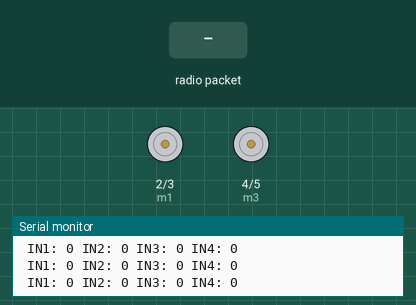
Recording of a sketch running on a simulated Arduino Uno, built with avr-gcc and run on an emulated ATmega328P. On the bench: motor-driver pin pairs drawn as motors (green arrow = first pin HIGH = forward, orange = second pin HIGH = backward, longer = more drive, scaled by the enable pin), the last lines printed to the serial monitor. Inputs (shaded band) come from the test bench. No radio packets arrive unless stated.

Above: at 1.2 s.
1.3 s: radio packet "f" arrives
At 2.2 s:
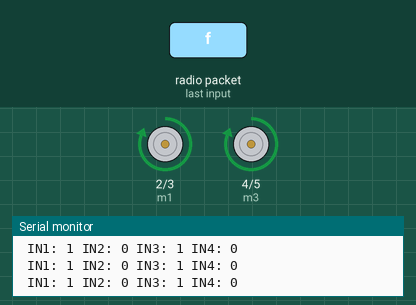
2.8 s: radio packet "b" arrives
At 4.0 s:
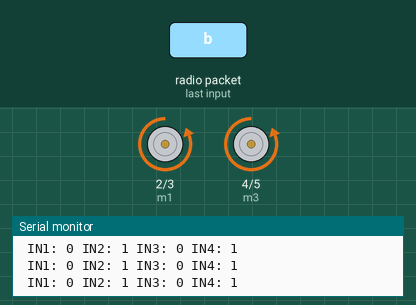
4.3 s: radio packet "r" arrives
At 4.9 s:
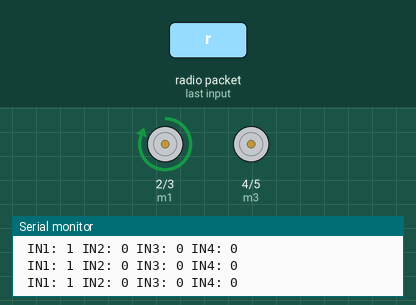
5.8 s: radio packet "l" arrives
At 6.6 s:
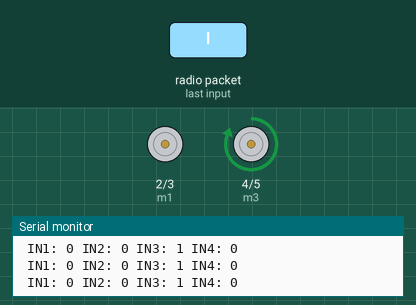
7.3 s: radio packet "s" arrives
At 8.5 s:
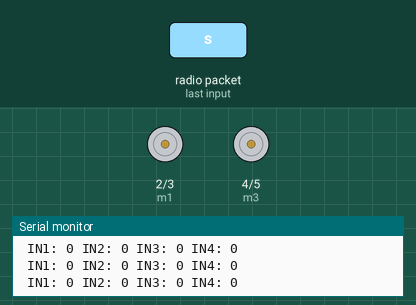
Timing chart, 0 to 9.8 s (numbered marks = the images above; inputs shaded):
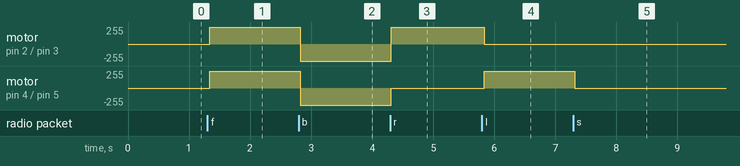

The sketch:

Hand_Gesture_RX.ino
```cpp
#include <RH_ASK.h>
#include <SPI.h> // SPI is required for RadioHead, even if not used

#define ENA 9   // Enable pin for motor A (PWM)
#define ENB 10  // Enable pin for motor B (PWM)
#define m1 2    // IN1
#define m2 3    // IN2
#define m3 4    // IN3
#define m4 5    // IN4

// Create an instance of the RadioHead ASK (Amplitude Shift Keying) object
RH_ASK driver;

void setup()
{
    // Initialize the RadioHead driver
    if (!driver.init()) {
        Serial.println("RadioHead init failed");
    }

    // Set motor control pins as output
    pinMode(m1, OUTPUT);
    pinMode(m2, OUTPUT);
    pinMode(m3, OUTPUT);
    pinMode(m4, OUTPUT);
    pinMode(ENA, OUTPUT);
    pinMode(ENB, OUTPUT);

    Serial.begin(9600);
    Serial.println("Receiver Ready!");

    // Enable motors (Full speed)
    digitalWrite(ENA, HIGH);
    digitalWrite(ENB, HIGH);
}

void loop()
{
    Serial.print(" IN1: "); Serial.print(digitalRead(2)); // Replace 5 with your actual IN1 pin
    Serial.print(" IN2: "); Serial.print(digitalRead(3)); // Replace 6 with your actual IN2 pin
    Serial.print(" IN3: "); Serial.print(digitalRead(4)); // Replace 7 with your actual IN3 pin
    Serial.print(" IN4: "); Serial.println(digitalRead(5)); // Replace 8 with your actual IN4 pin
    // Buffer to store the received message
    uint8_t buf[RH_ASK_MAX_MESSAGE_LEN];
    uint8_t buflen = sizeof(buf);

    // Check if a message is received
    if (driver.recv(buf, &buflen))
    {
        // Null-terminate the received message
        buf[buflen] = '\0';

        // Print the received message for debugging
        Serial.print("Received: ");
        Serial.println((char*)buf);

        // Control motors based on the received message
        if (buf[0] == 'f') // Forward
        {
            digitalWrite(ENA, HIGH);  // Enable motor A
            digitalWrite(ENB, HIGH);  // Enable motor B
            digitalWrite(m1, HIGH);
            digitalWrite(m2, LOW);
            digitalWrite(m3, HIGH);
            digitalWrite(m4, LOW);
            Serial.println("Forward");
        }
        else if (buf[0] == 'b') // Backward
        {
            digitalWrite(ENA, HIGH);
            digitalWrite(ENB, HIGH);
            digitalWrite(m1, LOW);
            digitalWrite(m2, HIGH);
            digitalWrite(m3, LOW);
            digitalWrite(m4, HIGH);
            Serial.println("Backward");
        }
        else if (buf[0] == 'r') // Right
        {
            digitalWrite(ENA, HIGH);
            digitalWrite(ENB, HIGH);
            digitalWrite(m1, HIGH);
            digitalWrite(m2, LOW);
            digitalWrite(m3, LOW);
            digitalWrite(m4, LOW);
            Serial.println("Right");
        }
        else if (buf[0] == 'l') // Left
        {
            digitalWrite(ENA, HIGH);
            digitalWrite(ENB, HIGH);
            digitalWrite(m1, LOW);
            digitalWrite(m2, LOW);
            digitalWrite(m3, HIGH);
            digitalWrite(m4, LOW);
            Serial.println("Left");
        }
        else if (buf[0] == 's') // Stop
        {
            digitalWrite(ENA, LOW); // Disable motors
            digitalWrite(ENB, LOW);
            digitalWrite(m1, LOW);
            digitalWrite(m2, LOW);
            digitalWrite(m3, LOW);
            digitalWrite(m4, LOW);
            Serial.println("Stop");
        }
    }
}
```

Measured:
- after the input at 1.3 s, motor on pin 2 (m1) / pin 3 (m2), motor on pin 4 (m3) / pin 5 (m4): stopped → forward 255/255 at once
- after the input at 2.8 s, motor on pin 2 (m1) / pin 3 (m2), motor on pin 4 (m3) / pin 5 (m4): forward 255/255 → backward 255/255 at once
- after the input at 4.3 s, motor on pin 2 (m1) / pin 3 (m2): backward 255/255 → forward 255/255 at once; motor on pin 4 (m3) / pin 5 (m4): backward 255/255 → stopped at once
- after the input at 5.8 s, motor on pin 2 (m1) / pin 3 (m2): forward 255/255 → stopped at once; motor on pin 4 (m3) / pin 5 (m4): stopped → forward 255/255 at once
- after the input at 7.3 s, motor on pin 4 (m3) / pin 5 (m4): forward 255/255 → stopped at once
